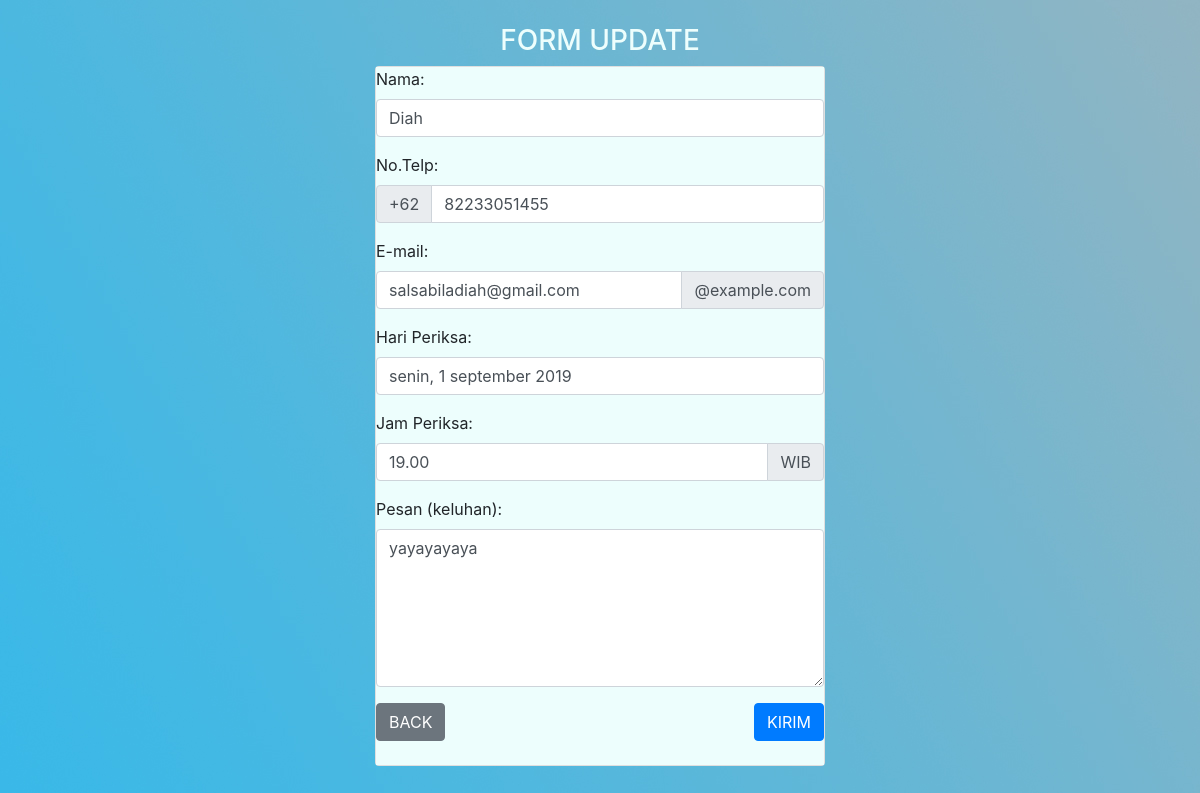
Page /form_update.php?id_pemesanan=1 on the committed database.
### tables this page shows
CREATE TABLE `pesanan` (
  `id_pemesanan` int(8) NOT NULL,
  `namaa` varchar(70) NOT NULL,
  `telpp` bigint(15) NOT NULL,
  `email` varchar(50) NOT NULL,
  `hari` varchar(30) NOT NULL,
  `jam` varchar(8) NOT NULL,
  `pesan` varchar(500) NOT NULL,
  `ket` varchar(20) NOT NULL
);

### form_update.php (the view, shortened to what this page needs)
<!DOCTYPE html>
<html lang="en">
<head>
    <link rel="stylesheet" type="text/css" href="login.css";>
    <link rel="stylesheet" href="./assets/bootstrap-4.4.1-dist/css//bootstrap.css">
    <link rel="stylesheet" href="https://use.fontawesome.com/releases/v5.7.0/css/all.css">
</head>
<body>
<?php
    include 'koneksi.php';
    $id = $_GET['id_pemesanan'];
    $sql="SELECT*FROM pesanan WHERE id_pemesanan='$id'";
    $query=mysqli_query($connect,$sql);
    $row=mysqli_fetch_array($query);
?>
<div class="container">
<br>
<center><h3 style="color:#edfefd">FORM UPDATE</h3></center>
    <div class="card mx-auto" style="width:450px">
        <form action="update.php" method="POST" style="background-color:#edfefd">
            <div class="form-group">
                <label for="uname">Nama:</label>
                <input type="text" class="form-control" id="uname" placeholder="Nama Lengkap" name="namaa" value="<?php echo $row['namaa'];?>">
            </div>
            <div class="form-group">
                <label for="telpp">No.Telp:</label>
                <div class="input-group mb-3">
                    <div class="input-group-prepend">
                        <span class="input-group-text">+62</span>
                    </div>
                    <input type="text" class="form-control" placeholder="Nomor Telepon" id="telpp" name="telpp" value="<?php echo $row['telpp'];?>">
                </div>
            </div>
            <div class="form-group">
                <label for="email">E-mail:</label>
                <div class="input-group mb-3">
                    <input type="text" class="form-control" placeholder="E-mail" id="mail" name="email" value="<?php echo $row['email'];?>">
                    <div class="input-group-append">
                        <span class="input-group-text">@example.com</span>
                    </div>
                </div>
            </div>
            <div class="form-group">
                <label for="hari">Hari Periksa:</label>
                <input type="text" class="form-control" id="hari" placeholder="Hari, DD-MM-YY" name="hari" value="<?php echo $row['hari'];?>">
            </div>
            <div class="form-group">
                <label for="jam">Jam Periksa:</label>
                <div class="input-group mb-3">
                    <input type="text" class="form-control" id="jam" placeholder="00.00" name="jam" value="<?php echo $row['jam'];?>">
                    <div class="input-group-append">
                        <span class="input-group-text">WIB</span>
                    </div>
                </div>
            </div>
            <div class="form-group">
                <label for="comment">Pesan (keluhan):</label>
                <textarea class="form-control" rows="6" id="comment" name="pesan"><?php echo $row['pesan'];?></textarea>
            </div>
            <a href="tampil.php" class="btn btn-secondary"> BACK </a>
            <button type="submit" class="btn btn-primary float-right"> KIRIM </button><br><br>
        </form>
    </div>
<br>
</div>
</body>
</html>

### login.css (style rules this page uses)
body { background-image: url("Biru.jpg") }

### rows in the picture
pesanan: namaa "Diah", telpp "82233051455", email "salsabiladiah@gmail.com", hari "senin, 1 september 2019", jam "19.00", pesan "yayayayaya"
